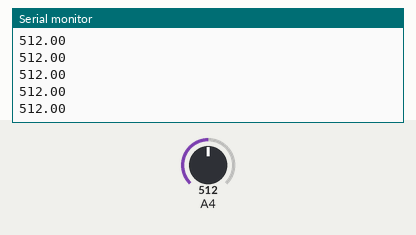
Bench run of a sketch on a simulated Arduino Uno, built with avr-gcc and run on an emulated ATmega328P. On the bench: the last lines printed to the serial monitor. Inputs (shaded band) come from the test bench; at power-on: A4 = 512.

Above: at 1.2 s.
1.3 s: A4 set to 716
At 2.1 s:
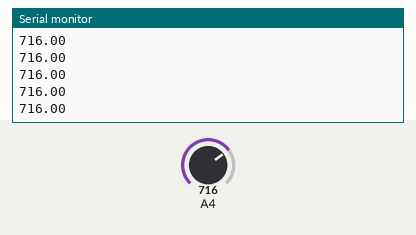
2.8 s: A4 set to 900
At 3.7 s:
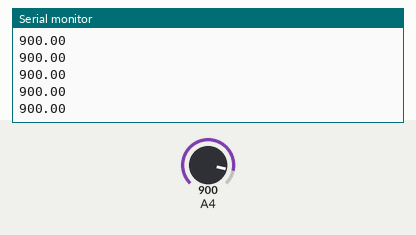
Timing chart, 0 to 4.2 s (numbered marks = the images above; inputs shaded):
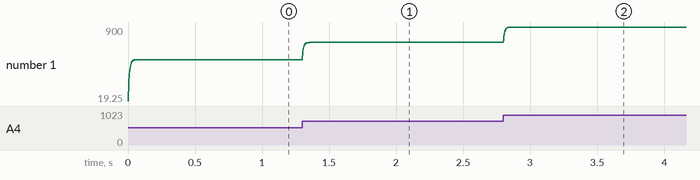

The sketch:

Tests_capteurs.ino
```cpp
//double moy = 0;
//const double tau = 5000;
//long prevT = 0;
//
//void setup() {
//  // put your setup code here, to run once:
//  Serial3.begin(115200);
//  Serial.println("test start");
//  pinMode(A2, INPUT);
//
//}
//
//void loop() {
//  // put your main code here, to run repeatedly:
//  int a = analogRead(A3);
//  double dtsTau = (micros()-prevT)/tau;
//  prevT = micros();
//  moy = moy*max(1-dtsTau, 0) + min(dtsTau, 1)*a;
// /// Serial.print("dtsTau: ");
// // Serial.println(dtsTau);
//  //moy = moy*exp(-dtsTau) + a*(1-exp(-dtsTau));
//  Serial3.println(moy);
//  delay(1);
//}
double moy = 0;
const double tau = 10000;
long prevT = 0;

void setup() {
  // put your setup code here, to run once:
  Serial.begin(115200);
  Serial.println("test start");
  pinMode(A4, INPUT);

}

void loop() {
  // put your main code here, to run repeatedly:
  int a = analogRead(A4);
  double dtsTau = (micros()-prevT)/tau;
  prevT = micros();
  moy = moy*max(1-dtsTau, 0) + min(dtsTau, 1)*a;
 /// Serial.print("dtsTau: ");
 // Serial.println(dtsTau);
  //moy = moy*exp(-dtsTau) + a*(1-exp(-dtsTau));
  Serial.println(moy);
  delay(1);
}
```

Measured:
- after the input at 1.3 s, the serial monitor: prints a new line at once (image 1)
- plotted number 1: 512 → 716 after the input at 1.3 s
